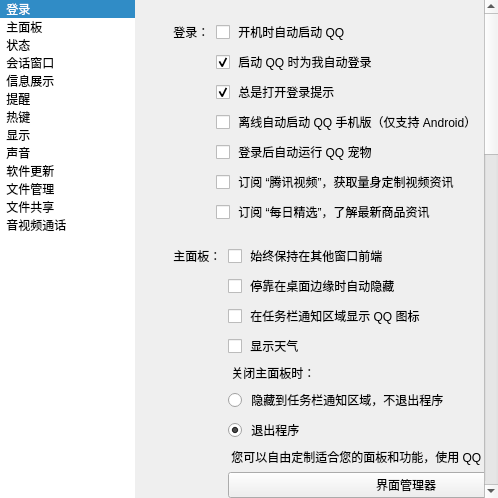
<?xml version="1.0" encoding="UTF-8"?>
<ui version="4.0">
 <class>Setting</class>
 <widget class="QWidget" name="Setting">
  <property name="geometry">
   <rect>
    <x>0</x>
    <y>0</y>
    <width>498</width>
    <height>498</height>
   </rect>
  </property>
  <property name="windowTitle">
   <string> 仿 QQ 设置面板 </string>
  </property>
  <layout class="QHBoxLayout" name="horizontalLayout">
   <property name="spacing">
    <number>0</number>
   </property>
   <property name="leftMargin">
    <number>0</number>
   </property>
   <property name="topMargin">
    <number>0</number>
   </property>
   <property name="rightMargin">
    <number>0</number>
   </property>
   <property name="bottomMargin">
    <number>0</number>
   </property>
   <item>
    <widget class="QListWidget" name="listWidget">
     <property name="frameShape">
      <enum>QFrame::NoFrame</enum>
     </property>
     <property name="verticalScrollBarPolicy">
      <enum>Qt::ScrollBarAlwaysOff</enum>
     </property>
     <property name="horizontalScrollBarPolicy">
      <enum>Qt::ScrollBarAlwaysOff</enum>
     </property>
     <property name="currentRow">
      <number>0</number>
     </property>
     <item>
      <property name="text">
       <string> 登录 </string>
      </property>
     </item>
     <item>
      <property name="text">
       <string> 主面板 </string>
      </property>
     </item>
     <item>
      <property name="text">
       <string> 状态 </string>
      </property>
     </item>
     <item>
      <property name="text">
       <string> 会话窗口 </string>
      </property>
     </item>
     <item>
      <property name="text">
       <string> 信息展示 </string>
      </property>
     </item>
     <item>
      <property name="text">
       <string> 提醒 </string>
      </property>
     </item>
     <item>
      <property name="text">
       <string> 热键 </string>
      </property>
     </item>
     <item>
      <property name="text">
       <string> 显示 </string>
      </property>
     </item>
     <item>
      <property name="text">
       <string> 声音 </string>
      </property>
     </item>
     <item>
      <property name="text">
       <string> 软件更新 </string>
      </property>
     </item>
     <item>
      <property name="text">
       <string> 文件管理 </string>
      </property>
     </item>
     <item>
      <property name="text">
       <string> 文件共享 </string>
      </property>
     </item>
     <item>
      <property name="text">
       <string> 音视频通话 </string>
      </property>
     </item>
    </widget>
   </item>
   <item>
    <widget class="QScrollArea" name="scrollArea">
     <property name="frameShape">
      <enum>QFrame::NoFrame</enum>
     </property>
     <property name="horizontalScrollBarPolicy">
      <enum>Qt::ScrollBarAlwaysOff</enum>
     </property>
     <property name="widgetResizable">
      <bool>true</bool>
     </property>
     <widget class="QWidget" name="scrollAreaWidgetContents">
      <property name="geometry">
       <rect>
        <x>0</x>
        <y>-810</y>
        <width>460</width>
        <height>1308</height>
       </rect>
      </property>
      <layout class="QVBoxLayout" name="verticalLayout">
       <property name="spacing">
        <number>20</number>
       </property>
       <property name="leftMargin">
        <number>35</number>
       </property>
       <property name="topMargin">
        <number>20</number>
       </property>
       <property name="rightMargin">
        <number>35</number>
       </property>
       <property name="bottomMargin">
        <number>20</number>
       </property>
       <item>
        <widget class="QWidget" name="widget_0" native="true">
         <layout class="QFormLayout" name="formLayout">
          <property name="leftMargin">
           <number>0</number>
          </property>
          <property name="topMargin">
           <number>0</number>
          </property>
          <property name="rightMargin">
           <number>0</number>
          </property>
          <property name="bottomMargin">
           <number>0</number>
          </property>
          <item row="0" column="0">
           <widget class="QLabel" name="titleLabel1">
            <property name="text">
             <string> 登录：</string>
            </property>
           </widget>
          </item>
          <item row="0" column="1">
           <widget class="QCheckBox" name="CheckBox">
            <property name="text">
             <string> 开机时自动启动 QQ</string>
            </property>
           </widget>
          </item>
          <item row="1" column="1">
           <widget class="QCheckBox" name="checkBox">
            <property name="text">
             <string> 启动 QQ 时为我自动登录 </string>
            </property>
            <property name="checked">
             <bool>true</bool>
            </property>
           </widget>
          </item>
          <item row="2" column="1">
           <widget class="QCheckBox" name="checkBox_2">
            <property name="text">
             <string> 总是打开登录提示 </string>
            </property>
            <property name="checked">
             <bool>true</bool>
            </property>
           </widget>
          </item>
          <item row="3" column="1">
           <widget class="QCheckBox" name="checkBox_3">
            <property name="text">
             <string> 离线自动启动 QQ 手机版（仅支持 Android）</string>
            </property>
           </widget>
          </item>
          <item row="4" column="1">
           <widget class="QCheckBox" name="checkBox_4">
            <property name="text">
             <string> 登录后自动运行 QQ 宠物 </string>
            </property>
           </widget>
          </item>
          <item row="5" column="1">
           <widget class="QCheckBox" name="checkBox_5">
            <property name="text">
             <string> 订阅 “腾讯视频”，获取量身定制视频资讯 </string>
            </property>
           </widget>
          </item>
          <item row="6" column="1">
           <widget class="QCheckBox" name="checkBox_6">
            <property name="text">
             <string> 订阅 “每日精选”，了解最新商品资讯 </string>
            </property>
           </widget>
          </item>
         </layout>
        </widget>
       </item>
       <item>
        <widget class="QWidget" name="widget_1" native="true">
         <layout class="QFormLayout" name="formLayout_8">
          <property name="leftMargin">
           <number>0</number>
          </property>
          <property name="topMargin">
           <number>0</number>
          </property>
          <property name="rightMargin">
           <number>0</number>
          </property>
          <property name="bottomMargin">
           <number>0</number>
          </property>
          <item row="0" column="0">
           <widget class="QLabel" name="titleLabel2">
            <property name="text">
             <string> 主面板：</string>
            </property>
           </widget>
          </item>
          <item row="0" column="1">
           <widget class="QCheckBox" name="checkBox_26">
            <property name="text">
             <string> 始终保持在其他窗口前端 </string>
            </property>
           </widget>
          </item>
          <item row="1" column="1">
           <widget class="QCheckBox" name="checkBox_27">
            <property name="text">
             <string> 停靠在桌面边缘时自动隐藏 </string>
            </property>
           </widget>
          </item>
          <item row="2" column="1">
           <widget class="QCheckBox" name="checkBox_28">
            <property name="text">
             <string> 在任务栏通知区域显示 QQ 图标 </string>
            </property>
           </widget>
          </item>
          <item row="3" column="1">
           <widget class="QCheckBox" name="checkBox_29">
            <property name="text">
             <string> 显示天气 </string>
            </property>
           </widget>
          </item>
          <item row="4" column="1">
           <widget class="QLabel" name="label_10">
            <property name="text">
             <string> 关闭主面板时：</string>
            </property>
           </widget>
          </item>
          <item row="5" column="1">
           <widget class="QRadioButton" name="right1">
            <property name="text">
             <string> 隐藏到任务栏通知区域，不退出程序 </string>
            </property>
           </widget>
          </item>
          <item row="6" column="1">
           <widget class="QRadioButton" name="right2">
            <property name="text">
             <string> 退出程序 </string>
            </property>
            <property name="checked">
             <bool>true</bool>
            </property>
           </widget>
          </item>
          <item row="7" column="1">
           <widget class="QLabel" name="label_11">
            <property name="text">
             <string> 您可以自由定制适合您的面板和功能，使用 QQ 更有效率 </string>
            </property>
           </widget>
          </item>
          <item row="8" column="1">
           <widget class="QPushButton" name="right3">
            <property name="text">
             <string> 界面管理器 </string>
            </property>
           </widget>
          </item>
         </layout>
        </widget>
       </item>
       <item>
        <widget class="QWidget" name="widget_2" native="true">
         <layout class="QFormLayout" name="formLayout_9">
          <property name="leftMargin">
           <number>0</number>
          </property>
          <property name="topMargin">
           <number>0</number>
          </property>
          <property name="rightMargin">
           <number>0</number>
          </property>
          <property name="bottomMargin">
           <number>0</number>
          </property>
          <item row="0" column="0">
           <widget class="QLabel" name="titleLabel3">
            <property name="text">
             <string> 状态：</string>
            </property>
           </widget>
          </item>
          <item row="0" column="1">
           <layout class="QHBoxLayout" name="horizontalLayout_2">
            <item>
             <widget class="QLabel" name="label_13">
              <property name="text">
               <string> 登陆后状态为：</string>
              </property>
             </widget>
            </item>
            <item>
             <widget class="QComboBox" name="comboBox">
              <item>
               <property name="text">
                <string> 我在线上 </string>
               </property>
              </item>
              <item>
               <property name="text">
                <string>Q 我吧 </string>
               </property>
              </item>
              <item>
               <property name="text">
                <string> 离开 </string>
               </property>
              </item>
              <item>
               <property name="text">
                <string> 忙碌 </string>
               </property>
              </item>
              <item>
               <property name="text">
                <string> 请勿打扰 </string>
               </property>
              </item>
              <item>
               <property name="text">
                <string> 隐身 </string>
               </property>
              </item>
             </widget>
            </item>
            <item>
             <spacer name="horizontalSpacer">
              <property name="orientation">
               <enum>Qt::Horizontal</enum>
              </property>
              <property name="sizeHint" stdset="0">
               <size>
                <width>40</width>
                <height>20</height>
               </size>
              </property>
             </spacer>
            </item>
           </layout>
          </item>
          <item row="1" column="1">
           <widget class="QCheckBox" name="checkBox_30">
            <property name="text">
             <string> 运行全屏程序时切换至 “忙碌 “状态””</string>
            </property>
           </widget>
          </item>
          <item row="2" column="1">
           <widget class="QLabel" name="right4">
            <property name="text">
             <string> 仅在 “Q 我吧” 和 “我在线上” 状态下生效 </string>
            </property>
           </widget>
          </item>
          <item row="3" column="1">
           <widget class="QCheckBox" name="checkBox_31">
            <property name="text">
             <string> 离开、忙碌、请勿打扰时自动回复（100 字以内）</string>
            </property>
           </widget>
          </item>
          <item row="4" column="1">
           <layout class="QHBoxLayout" name="horizontalLayout_3">
            <item>
             <widget class="QPushButton" name="pushButton_5">
              <property name="text">
               <string> 自动回复设置 </string>
              </property>
             </widget>
            </item>
            <item>
             <widget class="QPushButton" name="pushButton_4">
              <property name="text">
               <string> 快捷回复设置 </string>
              </property>
             </widget>
            </item>
            <item>
             <spacer name="horizontalSpacer_2">
              <property name="orientation">
               <enum>Qt::Horizontal</enum>
              </property>
              <property name="sizeHint" stdset="0">
               <size>
                <width>40</width>
                <height>20</height>
               </size>
              </property>
             </spacer>
            </item>
           </layout>
          </item>
         </layout>
        </widget>
       </item>
       <item>
        <widget class="QWidget" name="widget_3" native="true">
         <layout class="QFormLayout" name="formLayout_2">
          <property name="leftMargin">
           <number>0</number>
          </property>
          <property name="topMargin">
           <number>0</number>
          </property>
          <property name="rightMargin">
           <number>0</number>
          </property>
          <property name="bottomMargin">
           <number>0</number>
          </property>
          <item row="0" column="0">
           <widget class="QLabel" name="titleLabel4">
            <property name="text">
             <string> 会话窗口：</string>
            </property>
           </widget>
          </item>
          <item row="0" column="1">
           <widget class="QCheckBox" name="CheckBox_2">
            <property name="text">
             <string> 使用多彩气泡聊天 </string>
            </property>
            <property name="checked">
             <bool>true</bool>
            </property>
           </widget>
          </item>
          <item row="1" column="1">
           <widget class="QCheckBox" name="checkBox_7">
            <property name="text">
             <string> 不显示广告（会员设置项）</string>
            </property>
           </widget>
          </item>
          <item row="2" column="1">
           <widget class="QCheckBox" name="checkBox_8">
            <property name="text">
             <string> 允许来消息时自动弹出窗口 </string>
            </property>
           </widget>
          </item>
          <item row="3" column="1">
           <widget class="QCheckBox" name="checkBox_9">
            <property name="text">
             <string> 默认使用腾讯视频播放视频文件 </string>
            </property>
            <property name="checked">
             <bool>true</bool>
            </property>
           </widget>
          </item>
          <item row="4" column="1">
           <widget class="QCheckBox" name="checkBox_10">
            <property name="text">
             <string> 允许自动播放魔法表情和超级表情 </string>
            </property>
            <property name="checked">
             <bool>true</bool>
            </property>
           </widget>
          </item>
          <item row="5" column="1">
           <widget class="QCheckBox" name="checkBox_11">
            <property name="text">
             <string> 允许使用 QQ 秀聊天随动表情 </string>
            </property>
            <property name="checked">
             <bool>true</bool>
            </property>
           </widget>
          </item>
          <item row="6" column="1">
           <widget class="QCheckBox" name="checkBox_12">
            <property name="text">
             <string> 总是显示好友聊天窗口侧边栏 </string>
            </property>
            <property name="checked">
             <bool>true</bool>
            </property>
           </widget>
          </item>
          <item row="7" column="1">
           <widget class="QCheckBox" name="checkBox_13">
            <property name="text">
             <string> 允许接收窗口抖动 </string>
            </property>
            <property name="checked">
             <bool>true</bool>
            </property>
           </widget>
          </item>
          <item row="8" column="1">
           <widget class="QCheckBox" name="checkBox_14">
            <property name="text">
             <string> 显示热词搜索提示 </string>
            </property>
            <property name="checked">
             <bool>true</bool>
            </property>
           </widget>
          </item>
          <item row="9" column="1">
           <widget class="QCheckBox" name="checkBox_15">
            <property name="text">
             <string> 显示历史消息记录 </string>
            </property>
            <property name="checked">
             <bool>true</bool>
            </property>
           </widget>
          </item>
         </layout>
        </widget>
       </item>
       <item>
        <widget class="QWidget" name="widget_4" native="true">
         <layout class="QFormLayout" name="formLayout_3">
          <property name="leftMargin">
           <number>0</number>
          </property>
          <property name="topMargin">
           <number>0</number>
          </property>
          <property name="rightMargin">
           <number>0</number>
          </property>
          <property name="bottomMargin">
           <number>0</number>
          </property>
          <item row="0" column="0">
           <widget class="QLabel" name="titleLabel5">
            <property name="text">
             <string> 信息展示：</string>
            </property>
           </widget>
          </item>
          <item row="0" column="1">
           <widget class="QCheckBox" name="checkBox_16">
            <property name="text">
             <string> 在资料卡和迷你信息卡上显示等级图标 </string>
            </property>
            <property name="checked">
             <bool>true</bool>
            </property>
           </widget>
          </item>
          <item row="1" column="1">
           <widget class="QCheckBox" name="checkBox_17">
            <property name="text">
             <string> 在资料卡和迷你卡上显示更新搜索 </string>
            </property>
            <property name="checked">
             <bool>true</bool>
            </property>
           </widget>
          </item>
          <item row="2" column="1">
           <widget class="QCheckBox" name="checkBox_18">
            <property name="text">
             <string> 在聊天窗口内展示好友的更新摘要 </string>
            </property>
            <property name="checked">
             <bool>true</bool>
            </property>
           </widget>
          </item>
          <item row="3" column="1">
           <widget class="QCheckBox" name="checkBox_19">
            <property name="text">
             <string> 在聊天窗口内展示好友互动标识 </string>
            </property>
            <property name="checked">
             <bool>true</bool>
            </property>
           </widget>
          </item>
         </layout>
        </widget>
       </item>
       <item>
        <widget class="QWidget" name="widget_5" native="true">
         <layout class="QFormLayout" name="formLayout_4">
          <property name="leftMargin">
           <number>0</number>
          </property>
          <property name="topMargin">
           <number>0</number>
          </property>
          <property name="rightMargin">
           <number>0</number>
          </property>
          <property name="bottomMargin">
           <number>0</number>
          </property>
          <item row="0" column="0">
           <widget class="QLabel" name="titleLabel6">
            <property name="text">
             <string> 提醒：</string>
            </property>
           </widget>
          </item>
          <item row="0" column="1">
           <widget class="QCheckBox" name="checkBox_20">
            <property name="text">
             <string> 会话消息提醒 </string>
            </property>
           </widget>
          </item>
          <item row="1" column="1">
           <widget class="QCheckBox" name="checkBox_21">
            <property name="text">
             <string> 新邮件提醒 </string>
            </property>
           </widget>
          </item>
          <item row="2" column="1">
           <widget class="QCheckBox" name="checkBox_22">
            <property name="text">
             <string> 启用 QQ 看点消息 </string>
            </property>
           </widget>
          </item>
          <item row="3" column="1">
           <widget class="QCheckBox" name="checkBox_23">
            <property name="text">
             <string> 启用一声问候消息 </string>
            </property>
           </widget>
          </item>
          <item row="4" column="1">
           <widget class="QCheckBox" name="checkBox_24">
            <property name="text">
             <string> 启用设备连接提醒 </string>
            </property>
           </widget>
          </item>
          <item row="5" column="1">
           <widget class="QLabel" name="right5">
            <property name="text">
             <string> 当插入安卓设备时，提示安装或者更新 QQ 手机版 </string>
            </property>
           </widget>
          </item>
          <item row="6" column="1">
           <widget class="QLabel" name="label_3">
            <property name="text">
             <string>&lt;html&gt;&lt;head/&gt;&lt;body&gt;&lt;p&gt; 您可以设置是否在屏幕右下角收到来自 QQ 空间的通知，&lt;a href=&quot;#&quot;&gt;&lt;span style=&quot; text-decoration: none; color:#00aaff;&quot;&gt; 进入设置 &lt;/span&gt;&lt;/a&gt;。&lt;/p&gt;&lt;/body&gt;&lt;/html&gt;</string>
            </property>
           </widget>
          </item>
          <item row="7" column="1">
           <widget class="QLabel" name="label_4">
            <property name="text">
             <string> 好友上线提醒 </string>
            </property>
           </widget>
          </item>
          <item row="8" column="1">
           <widget class="QRadioButton" name="radioButton">
            <property name="text">
             <string> 关闭好友上线提醒 </string>
            </property>
           </widget>
          </item>
          <item row="9" column="1">
           <widget class="QRadioButton" name="radioButton_2">
            <property name="text">
             <string> 全部好友上线提醒 </string>
            </property>
           </widget>
          </item>
          <item row="10" column="1">
           <widget class="QRadioButton" name="radioButton_3">
            <property name="text">
             <string> 以下好友上线提醒 </string>
            </property>
            <property name="checked">
             <bool>true</bool>
            </property>
           </widget>
          </item>
          <item row="11" column="1">
           <layout class="QFormLayout" name="formLayout_5">
            <item row="0" column="0">
             <widget class="QListWidget" name="listWidgetUser">
              <property name="frameShape">
               <enum>QFrame::NoFrame</enum>
              </property>
             </widget>
            </item>
            <item row="0" column="1">
             <widget class="QPushButton" name="pushButton">
              <property name="text">
               <string> 添加 </string>
              </property>
             </widget>
            </item>
           </layout>
          </item>
         </layout>
        </widget>
       </item>
       <item>
        <widget class="QWidget" name="widget_6" native="true">
         <layout class="QFormLayout" name="formLayout_6">
          <property name="leftMargin">
           <number>0</number>
          </property>
          <property name="topMargin">
           <number>0</number>
          </property>
          <property name="rightMargin">
           <number>0</number>
          </property>
          <property name="bottomMargin">
           <number>0</number>
          </property>
          <item row="0" column="0">
           <widget class="QLabel" name="titleLabel7">
            <property name="text">
             <string> 热键：</string>
            </property>
           </widget>
          </item>
          <item row="0" column="1">
           <widget class="QLabel" name="label_6">
            <property name="text">
             <string> 您可以通过点击选择要更改的热键 </string>
            </property>
           </widget>
          </item>
          <item row="1" column="1">
           <widget class="QPushButton" name="pushButton_2">
            <property name="text">
             <string> 设置热键 </string>
            </property>
           </widget>
          </item>
         </layout>
        </widget>
       </item>
       <item>
        <widget class="QWidget" name="widget_7" native="true">
         <layout class="QFormLayout" name="formLayout_7">
          <property name="leftMargin">
           <number>0</number>
          </property>
          <property name="topMargin">
           <number>0</number>
          </property>
          <property name="rightMargin">
           <number>0</number>
          </property>
          <property name="bottomMargin">
           <number>0</number>
          </property>
          <item row="0" column="0">
           <widget class="QLabel" name="titleLabel8">
            <property name="text">
             <string> 显示：</string>
            </property>
           </widget>
          </item>
          <item row="0" column="1">
           <widget class="QCheckBox" name="checkBox_25">
            <property name="text">
             <string> 开启 QQ 适配屏幕 DPI</string>
            </property>
           </widget>
          </item>
          <item row="1" column="1">
           <widget class="QLabel" name="right6">
            <property name="text">
             <string> 关闭选项后 QQ 将保持默认大小，设置后需要重新登录才能生效 </string>
            </property>
           </widget>
          </item>
         </layout>
        </widget>
       </item>
      </layout>
     </widget>
    </widget>
   </item>
  </layout>
 </widget>
 <tabstops>
  <tabstop>listWidget</tabstop>
  <tabstop>scrollArea</tabstop>
  <tabstop>CheckBox</tabstop>
  <tabstop>checkBox</tabstop>
  <tabstop>checkBox_2</tabstop>
  <tabstop>checkBox_3</tabstop>
  <tabstop>checkBox_4</tabstop>
  <tabstop>checkBox_5</tabstop>
  <tabstop>checkBox_6</tabstop>
  <tabstop>checkBox_26</tabstop>
  <tabstop>checkBox_27</tabstop>
  <tabstop>checkBox_28</tabstop>
  <tabstop>checkBox_29</tabstop>
  <tabstop>right1</tabstop>
  <tabstop>right2</tabstop>
  <tabstop>right3</tabstop>
  <tabstop>comboBox</tabstop>
  <tabstop>checkBox_30</tabstop>
  <tabstop>checkBox_31</tabstop>
  <tabstop>pushButton_5</tabstop>
  <tabstop>pushButton_4</tabstop>
  <tabstop>CheckBox_2</tabstop>
  <tabstop>checkBox_7</tabstop>
  <tabstop>checkBox_8</tabstop>
  <tabstop>checkBox_9</tabstop>
  <tabstop>checkBox_10</tabstop>
  <tabstop>checkBox_11</tabstop>
  <tabstop>checkBox_12</tabstop>
  <tabstop>checkBox_13</tabstop>
  <tabstop>checkBox_14</tabstop>
  <tabstop>checkBox_15</tabstop>
  <tabstop>checkBox_16</tabstop>
  <tabstop>checkBox_17</tabstop>
  <tabstop>checkBox_18</tabstop>
  <tabstop>checkBox_19</tabstop>
  <tabstop>checkBox_20</tabstop>
  <tabstop>checkBox_21</tabstop>
  <tabstop>checkBox_22</tabstop>
  <tabstop>checkBox_23</tabstop>
  <tabstop>checkBox_24</tabstop>
  <tabstop>radioButton</tabstop>
  <tabstop>radioButton_2</tabstop>
  <tabstop>radioButton_3</tabstop>
  <tabstop>listWidgetUser</tabstop>
  <tabstop>pushButton</tabstop>
  <tabstop>pushButton_2</tabstop>
  <tabstop>checkBox_25</tabstop>
 </tabstops>
 <resources/>
 <connections/>
</ui>
